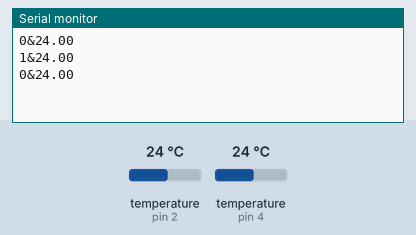
Bench run of a sketch on a simulated Arduino Uno, built with avr-gcc and run on an emulated ATmega328P. Shown: the last lines printed to the serial monitor. The test bench sets the inputs (shaded band); at power-on: temperature (sensors on pin 2, pin 4) 24 °C.

Above: at 2.2 s.
2.3 s: temperature (sensor on pin 2) set to 12 °C
At 2.75 s:
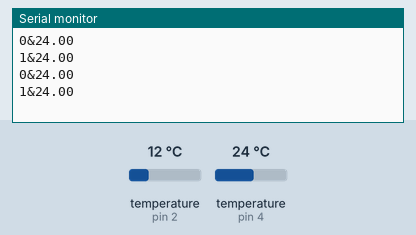
3.8 s: temperature (sensor on pin 4) set to 12 °C
At 3.85 s:
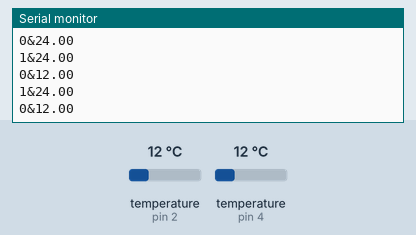
5.3 s: temperature (sensor on pin 2) set to 19 °C
At 5.31 s:
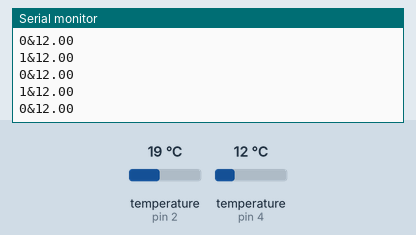
6.8 s: temperature (sensor on pin 4) set to 19 °C
At 7.13 s:
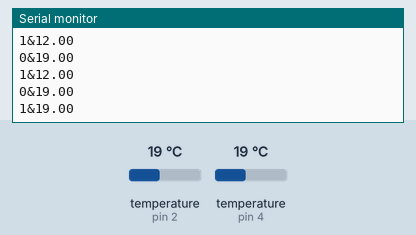
Timing chart, 0 to 9.3 s (numbered marks = the images above; inputs shaded):
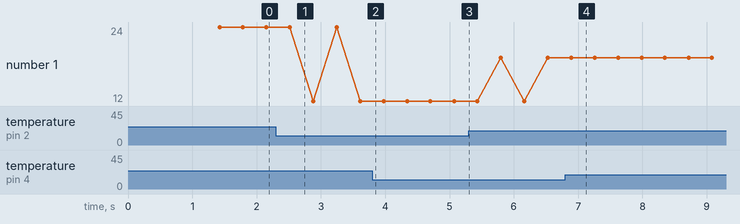

The sketch:

arduino_temperature.ino
```cpp
#include <pt.h>

#include <OneWire.h>
#include <DallasTemperature.h>

// Define OneWire with pin-2(Data)
DallasTemperature sensor1(new OneWire(2));
DallasTemperature sensor2(new OneWire(4));

DeviceAddress deviceAddress1;
DeviceAddress deviceAddress2;

struct pt pt1;
struct pt pt2;

void sendTemperature(float value, int id){
    Serial.println((String)id +  "&" + (String)value);
}

int getTemp(struct pt *pt, DallasTemperature sensors, DeviceAddress deviceAddress, int id){
    PT_BEGIN(pt);

    sensors.requestTemperaturesByAddress(deviceAddress);
    PT_WAIT_UNTIL(pt, sensors.isConversionComplete());
    sendTemperature(sensors.getTempC(deviceAddress), id);

    PT_END(pt);
}

void setup() {
    Serial.begin(9600);

    sensor1.begin();
    sensor1.setWaitForConversion(false);
    sensor1.getAddress(deviceAddress1, (uint8_t)0);
    sensor2.begin();
    sensor2.setWaitForConversion(false);
    sensor2.getAddress(deviceAddress2, (uint8_t)0);
    delay(1000);
}

void loop() {
    getTemp(&pt1, sensor1, deviceAddress1, 0);
    delay(350);
    getTemp(&pt2, sensor2, deviceAddress2, 1);
}
```

Measured:
- after the input at 6.8 s, the serial monitor: prints a new line after 0.09 s (image 4)
- plotted number 1: 24 → 12 after the input at 2.3 s, 12 → 19 after the input at 5.3 s
